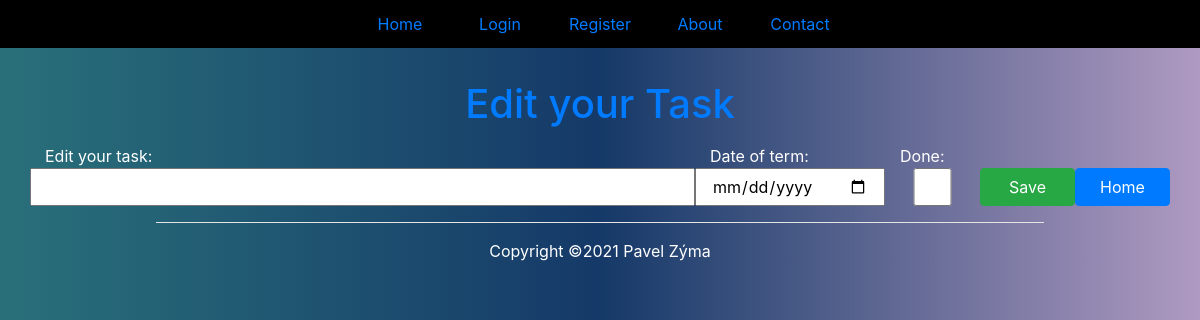
/edit?id=24 (signed in), run on an earlier commit of the app's database.
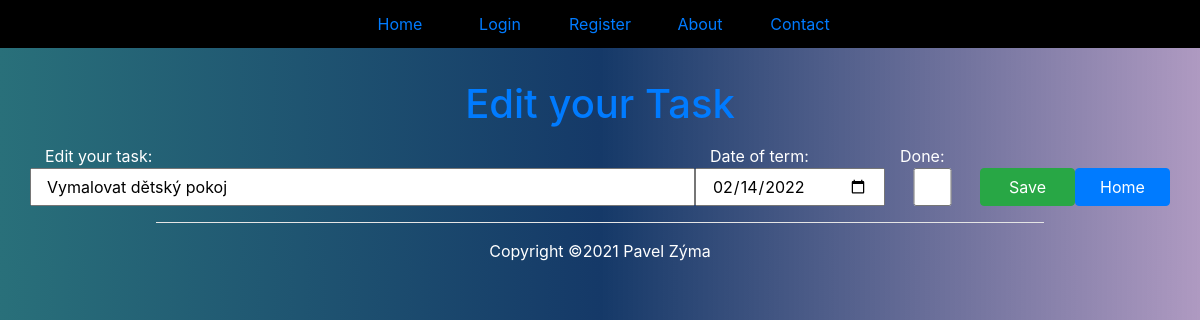
And on a later commit of the database.
### tables this page shows
CREATE TABLE "tasks" (
	"id"	INTEGER,
	"task"	TEXT,
	"execdate"	NUMERIC,
	"ok"	INTEGER,
	"user_id"	INTEGER,
	PRIMARY KEY("id" AUTOINCREMENT)
);

### app.py (the view)
@app.route("/edit")
def edit():
    if request.args.get("submit") == "Save":
        id = request.args.get("id")
        task = request.args.get("task")
        execdate =  request.args.get("date")
        done = request.args.get("done")
        if done !="1":
            done=0
        create_db.update_record(id,task,execdate,done)
        return redirect(url_for("todolist"))
    else:
        id=request.args.get("id")
        record=create_db.get_one_record(id)
        return render_template("edit.html",record=record)

### package/create_db.py (called while the page is built)
def get_one_record(a):
    con=sqlite3.connect("package/db/todolist.db")
    cur=con.cursor()
    sql="SELECT * FROM tasks WHERE id=?"
    cur.execute(sql,(a,))
    record=cur.fetchone()
    con.close()
    return record

### templates/edit.html (shortened to what this page needs)
{% extends "base.html" %}
	{% block content %}
	<p><h1 class="text-center text-primary" style="margin-top: 80px;">Edit your Task</h1></p>
	<div class="container">
		<div class="row">
			<div class="col-md-7 text-white">Edit your task:</div>
			<div class="col-md-2 text-white">Date of term:</div>
			<div class="col-md-2 text-white">Done:</div>
		</div>
		<form action="/edit">
			<div class="row">
				<input type="text" value="{{ record[1] }}" name="task"  class="col-md-7">
				<input type="date" value="{{ record[2] }}" name="date" class="col-md-2">
				{% if record[3]==1 %}
  					<input type="checkbox" name="done" value=1   checked id="checkbox"  class="form-control col-md-1">
  				{% else %}
  					<input type="checkbox" name="done" value=0  id="checkbox" class="form-control col-md-1">
  				{% endif %}
				<input type="submit" name="submit" value="Save" class="col-md-1 btn btn-success">
				<a href="/" name="home" class="col-md-1 btn btn-primary">Home</a>
			</div>
		</form>
	</div>
	{% endblock %}

What changed in the data, as far as the page shows it:
added tasks: task "Vymalovat dětský pokoj", date "02/14/2022"
